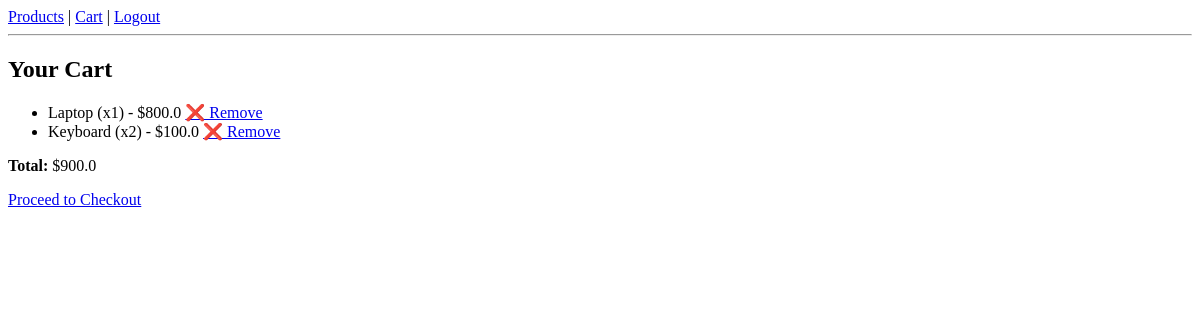
/cart (signed in), run on an earlier commit of the app's database.
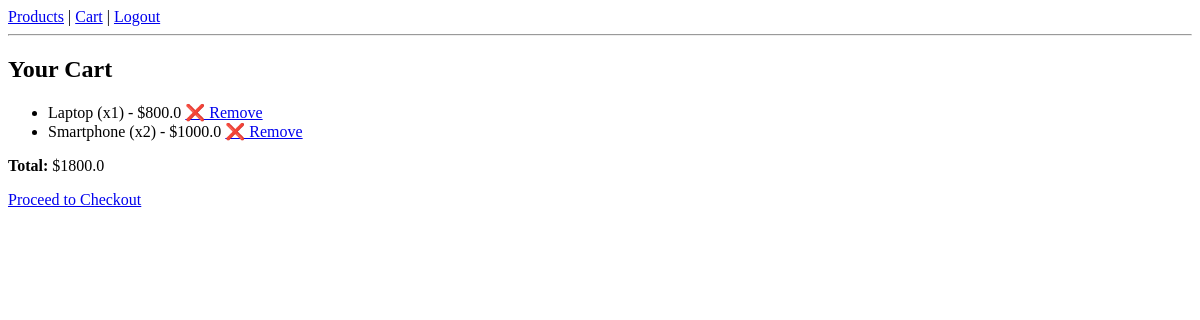
And on a later commit of the database.
### app.py (models this page shows)
class Cart(db.Model):
    id = db.Column(db.Integer, primary_key=True)
    product_id = db.Column(db.Integer, db.ForeignKey('product.id'), nullable=False)
    user_id = db.Column(db.Integer, db.ForeignKey('user.id'), nullable=False)
    quantity = db.Column(db.Integer, default=1)
    product = db.relationship('Product', backref='cart_items')

class Product(db.Model):
    id = db.Column(db.Integer, primary_key=True)
    name = db.Column(db.String(200), nullable=False)
    price = db.Column(db.Float, nullable=False)

### app.py (the view)
@app.route('/cart')
@login_required
def cart():
    items = Cart.query.filter_by(user_id=current_user.id).all()
    total = sum(item.product.price * item.quantity for item in items)
    return render_template('cart.html', items=items, total=total)

### app.py (called while the page is built)
@login_manager.user_loader
def load_user(user_id):
    return User.query.get(int(user_id))

### templates/cart.html
{% extends "base.html" %}
{% block content %}
<h2>Your Cart</h2>
<ul>
{% for item in items %}
    <li>
        {{ item.product.name }} (x{{ item.quantity }}) - ${{ item.product.price * item.quantity }}
        <a href="{{ url_for('remove_from_cart', cart_id=item.id) }}">❌ Remove</a>
    </li>
{% else %}
    <li>No items in cart.</li>
{% endfor %}
</ul>
<p><strong>Total:</strong> ${{ total }}</p>
<a href="{{ url_for('checkout') }}">Proceed to Checkout</a>
{% endblock %}

### templates/base.html (shortened to what this page needs)
<!DOCTYPE html>
<html lang="en">
<head>
</head>
<body>
    <nav>
        <a href="{{ url_for('products') }}">Products</a> |
        <a href="{{ url_for('cart') }}">Cart</a> |
        {% if current_user.is_authenticated %}
            <a href="{{ url_for('logout') }}">Logout</a>
        {% else %}
            <a href="{{ url_for('login') }}">Login</a>
        {% endif %}
    </nav>
    <hr>
    {% block content %}{% endblock %}
</body>
</html>

What changed in the data, as far as the page shows it:
removed Cart: product.name "Keyboard", quantity "2", item.product.price*item.quantity "100.0"
added Cart: product.name "Smartphone", quantity "2", item.product.price*item.quantity "1000.0"
Also different on the page:
{{ total }}: "900.0" → "1800.0"
